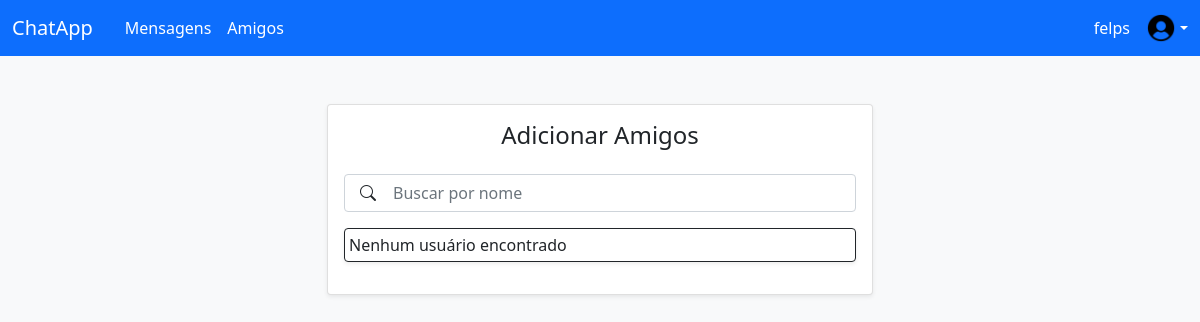
Page /Add_Friends (signed in) on the earlier database version.
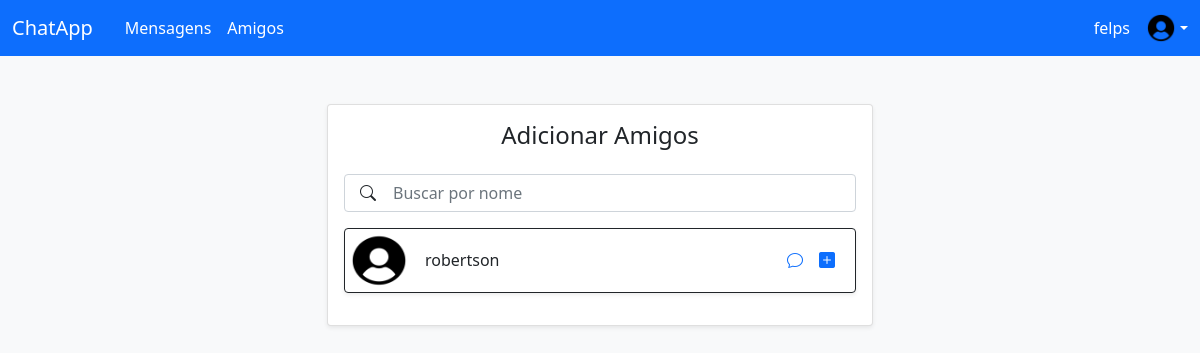
Same page on the later database version.
### Users/models.py (models this page shows, shortened)
class User(models.Model):
    name = models.CharField(max_length=100)
    mail = models.CharField(max_length=100)
    picture = models.ImageField(null=True,blank=True, upload_to="imagens/")
    password = models.CharField(max_length=16)
    ativo = models.BooleanField(default=True)

### Users/models.py (the view)
    def wrapper(request, *args, **kwargs):
        if 'user_id' not in request.session:
            return redirect('Login')
        return view_func(request, *args, **kwargs)

### Users/models.py (called while the page is built)
def custom_login_required(view_func):
    def wrapper(request, *args, **kwargs):
        if 'user_id' not in request.session:
            return redirect('Login')
        return view_func(request, *args, **kwargs)
    return wrapper

### Users/views.py (called while the page is built)
@custom_login_required
def Add_Friends(request):
    users = User.objects.exclude(id=request.session['user_id'])
    if request.method =='GET':
        name = request.GET.get('name', '')
        if name:
            users = users.filter(name=name)
    return render(request, 'Friends/Add_Friends.html',{"users":users})

### Users/templates/Friends/Add_Friends.html (shortened to what this page needs)
{% load static %}
<!DOCTYPE html>
<html lang="pt-br">
<head>
    <link href="https://cdn.jsdelivr.net/npm/bootstrap@5.1.3/dist/css/bootstrap.min.css" rel="stylesheet">
    <link rel="stylesheet" href="https://cdn.jsdelivr.net/npm/bootstrap-icons@1.10.5/font/bootstrap-icons.css">
</head>
    {% include 'partials/Header.html' %}
<body class="bg-light">
    <div class="container mt-5">
        <div class="row justify-content-center">
            <div class="col-md-8 col-lg-6">
                <div class="card shadow-sm rounded-4">
                    <div class="card-body">
                        <h4 class="card-title mb-4 text-center">Adicionar Amigos</h4>
                        <form method="GET" action="">
                            <div class="mb-3 position-relative">
                                <input type="text" class="form-control ps-5" id="name" name="name" value="{{ request.GET.name }}" placeholder="Buscar por nome">
                                <i class="bi bi-search position-absolute top-50 start-0 translate-middle-y ps-3"></i>
                            </div>
                        </form>
                        {% for user in users %}
                        <div class="mb-3 shadow-sm border border-dark p-1 rounded d-flex align-items-center justify-content-between">
                            <div class="d-flex align-items-center">
                                {% if user.picture %}
                                <img src="{{ user.picture.url }}"
                                    class="rounded-circle me-3"
                                    style="width: 60px; height: 55px;"
                                    alt="Avatar">
                                {% else %}
                                <img src="{% static 'images/default.png' %}"
                                    class="rounded-circle me-3"
                                    style="width: 60px; height: 55px;"
                                    alt="Avatar">
                                {% endif %}
                                <span class="fw-semibold">{{ user.name }}</span>
                            </div>
                            <div class="d-flex">
                                <a href=""><i class="bi bi-chat me-3"></i></a>
                                <a href=""><i class="bi bi-plus-square-fill me-3"></i></a>
                            </div>
                        </div>
                        {% empty %}
                        <div class="mb-3 shadow-sm border border-dark p-1 rounded d-flex align-items-center justify-content-between">
                            <span class="fw-semibold">Nenhum usuário encontrado</span>
                        </div>
                        {% endfor %}
                    </div>
                </div>
            </div>
        </div>
    </div>
</body>
</html>

Differences in the rows shown:
added User: name "robertson"
Other differences:
text no longer shown: "Nenhum usuário encontrado"
